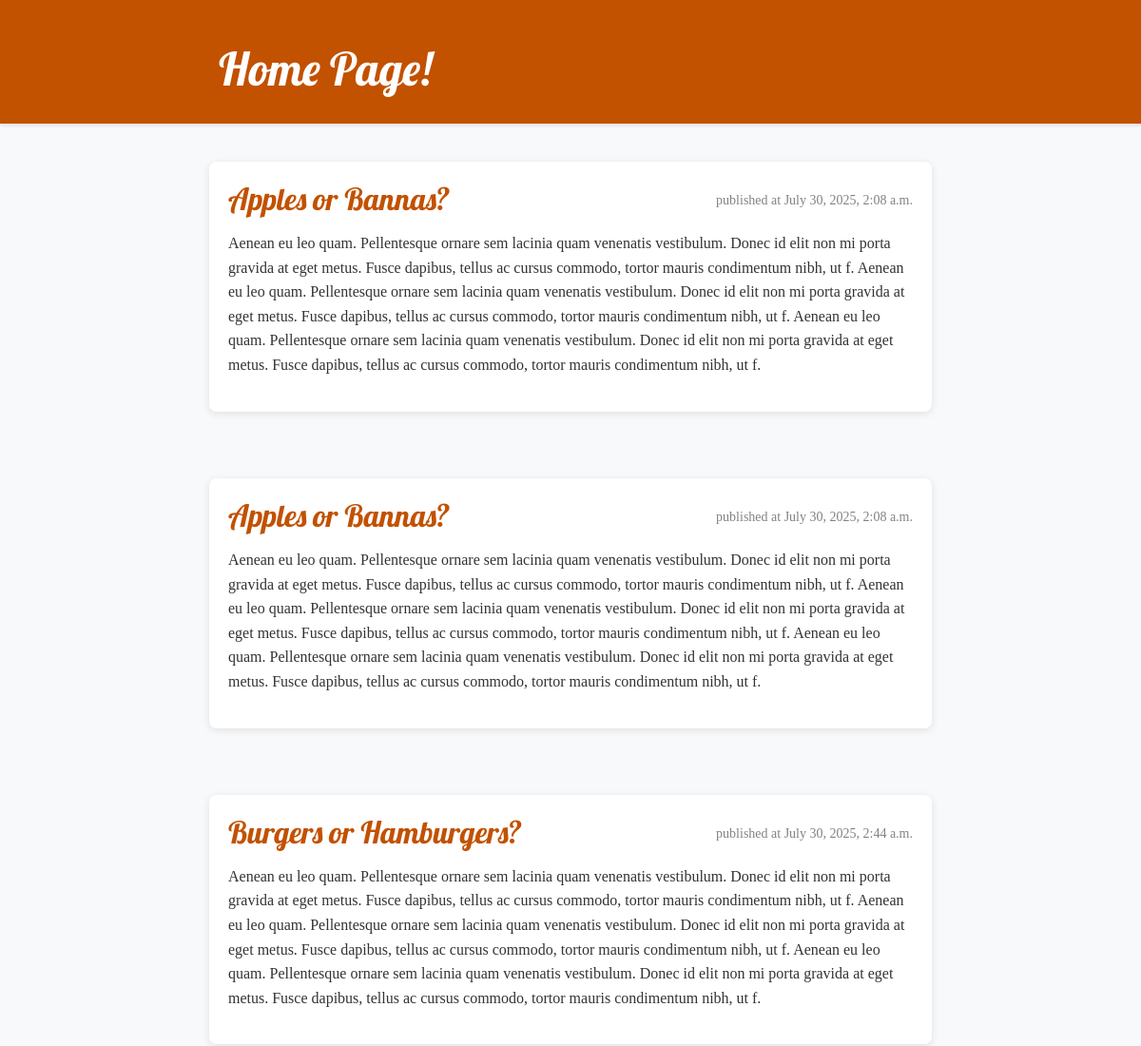
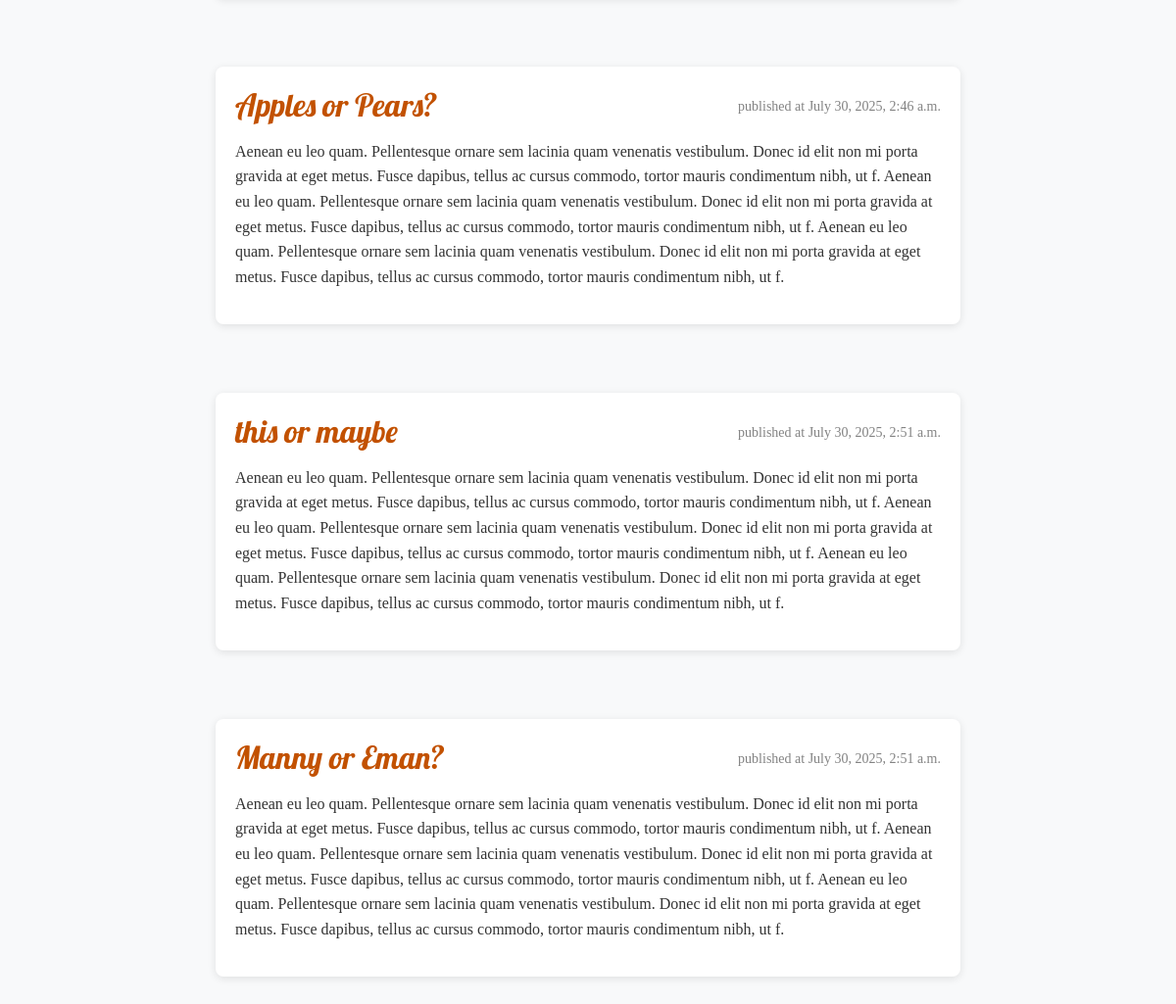
The app's page / (signed in) with its own data (2 pictures, top to bottom).
### newapp/models.py (models this page shows, shortened)
class Question(models.Model):
    question_title = models.CharField(max_length=200)
    date_created = models.DateTimeField(default=timezone.now)
    published_date = models.DateTimeField(blank=True, null=True)

### newapp/views.py (the view)
# urls.py: 2. Add a URL to urlpatterns:  path('', views.home, name='home')
def home(request):
    questions = Question.objects.filter(published_date__lte=timezone.now()).order_by("published_date")
    return render(request, "newapp/home.html",{'questions': questions})

### newapp/templates/newapp/home.html
{% extends "newapp/base.html"%}
                {% block content%}
                {% for question in questions %}
                    <article class="question">
                        <time class="date">
                            published at {{ question.published_date }}
                        </time>
                        <h2><a href="{% url 'question_detail' pk=question.pk%}">{{ question.question_title }}</a></h2>
                        <p>Aenean eu leo quam. Pellentesque ornare sem lacinia quam venenatis vestibulum. Donec id elit non mi porta gravida at eget metus. Fusce dapibus, tellus ac cursus commodo, tortor mauris condimentum nibh, ut f.
                            Aenean eu leo quam. Pellentesque ornare sem lacinia quam venenatis vestibulum. Donec id elit non mi porta gravida at eget metus. Fusce dapibus, tellus ac cursus commodo, tortor mauris condimentum nibh, ut f.
                            Aenean eu leo quam. Pellentesque ornare sem lacinia quam venenatis vestibulum. Donec id elit non mi porta gravida at eget metus. Fusce dapibus, tellus ac cursus commodo, tortor mauris condimentum nibh, ut f.
                        </p>
                    </article>
                {% endfor %}
                {% endblock%}

### newapp/static/css/newapp.css (style rules this page uses)
h1, h2, h3, h4 { font-family: 'Lobster', cursive; }
.question { margin-bottom: 70px; padding: 20px; background-color: #ffffff; border-radius: 8px; box-shadow: 0 2px 8px rgba(0,0,0,0.1); transition: box-shadow 0.3s ease; }
.question h2 a, .question h2 a:visited { color: #C25100; text-decoration: none; font-size: 24pt; }
.question time { color: #828282; font-size: 14px; float: right; margin-top: 10px; }
.question p { color: #333333; line-height: 1.6; margin-top: 15px; font-size: 16px; }
body { background-color: #f8f9fa; font-family: 'Times New Roman', Times, serif; }

### records on screen
Question: published_date "July 30, 2025, 2:08 a.m.", question_title "Apples or Bannas?"
Question: published_date "July 30, 2025, 2:08 a.m.", question_title "Apples or Bannas?"
Question: published_date "July 30, 2025, 2:44 a.m.", question_title "Burgers or Hamburgers?"
Question: published_date "July 30, 2025, 2:46 a.m.", question_title "Apples or Pears?"
Question: published_date "July 30, 2025, 2:51 a.m.", question_title "this or maybe"
Question: published_date "July 30, 2025, 2:51 a.m.", question_title "Manny or Eman?"
